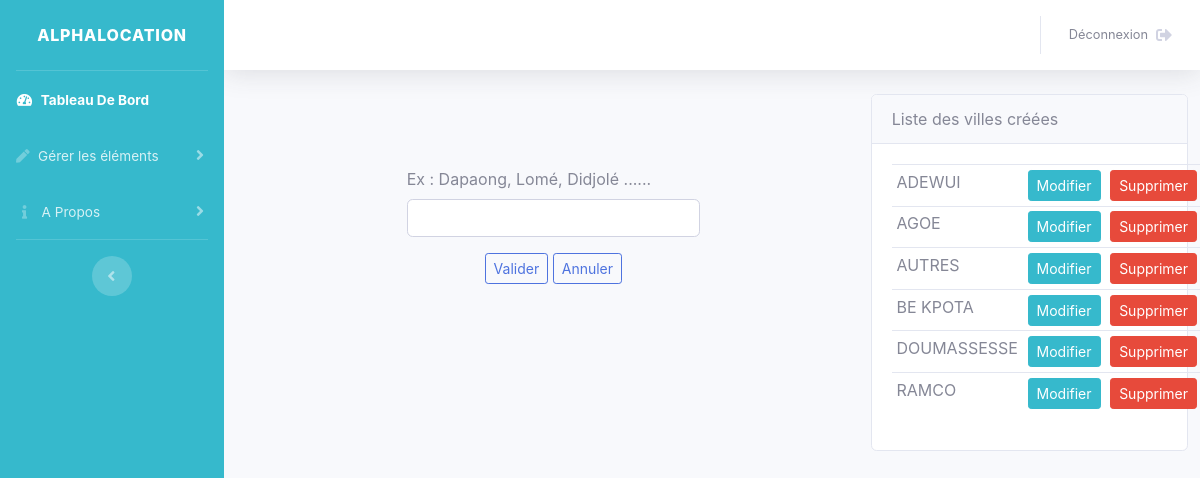
The page /private/pages/admin/creerVille.php on the database its author committed.
### tables this page shows
CREATE TABLE `ville` (
  `numVille` int(11) NOT NULL,
  `libelleVille` varchar(80) DEFAULT NULL,
  `statutVille` tinyint(1) DEFAULT '1'
);

### private/pages/admin/creerVille.php (the view, shortened to what this page needs)
<?php
  $dsn = 'mysql:dbname=alphalocation;host=localhost';
    $user = 'root';
    $pswd = '';
    try {
        $db = new PDO($dsn, $user, $pswd);
    } catch (PDOException $e) {
        die(' Erreur : '.$e -> getMessage());
    }
    $stmt = "SELECT *
             FROM ville
             WHERE statutVille = 1
             ORDER BY libelleVille;
            ";
    $req = $db -> prepare($stmt);
    $req -> execute();
?>
<!DOCTYPE html>
<html lang="en">
<head>
  <link href="vendor/fontawesome-free/css/all.min.css" rel="stylesheet" type="text/css">
  <link href="css/sb-admin-2.min.css" rel="stylesheet">
</head>
<body id="page-top">
  <div id="wrapper">
    <ul class="navbar-nav  bg-info sidebar sidebar-dark accordion" id="accordionSidebar">
      <a class="sidebar-brand d-flex align-items-center justify-content-center" href="AccueilAdmin.php">
        <div class="sidebar-brand-text mx-3">AlphaLocation</div>
      </a>
      <hr class="sidebar-divider my-0">
      <li class="nav-item active">
        <a class="nav-link" href="AccueilAdmin.php">
          <i class="fas fa-fw fa-tachometer-alt"></i>
          <span>Tableau De Bord</span></a>
      </li>
      <li class="nav-item">
        <a class="nav-link collapsed" href="#" data-toggle="collapse" data-target="#collapseTwo" aria-expanded="true" aria-controls="collapseTwo">
          <i class="fas fa-pen"></i>
          <span>Gérer les éléments</span>
        </a>
      </li>
        <li class="nav-item">
        <a class="nav-link collapsed" href="#" data-toggle="collapse" data-target="#collapsePages" aria-expanded="true" aria-controls="collapsePages">
          <i class="fas fa-fw fa-info"></i>
          <span>A Propos</span>
        </a>
      </li>
      <hr class="sidebar-divider d-none d-md-block">
      <div class="text-center d-none d-md-inline">
        <button class="rounded-circle border-0" id="sidebarToggle"></button>
      </div>
    </ul>
    <div id="content-wrapper" class="d-flex flex-column">
      <div id="content">
        <nav class="navbar navbar-expand navbar-light bg-white topbar mb-4 static-top shadow">
          <ul class="navbar-nav ml-auto">
            <li class="nav-item dropdown no-arrow">
              <a class="nav-link dropdown-toggle" href="deconnexionAdmin.php"  role="button"aria-haspopup="true" aria-expanded="false">
                <span class="mr-2 d-none d-lg-inline text-gray-600 small"> Déconnexion</span>
                <i class="fa fa-sign-out-alt"></i>
              </a>
            </li>
          </ul>
        </nav>
        <div class="container-fluid">
           <div class="row " >
            <div class="col-xl-8 col-md-6 mb-4 ">
                <div class="row justify-content-md-center">
                  <div class="col-xl-6 align-middle">
                  <form action="traitCreateVille.php" method="POST" id="formIdlibCreationVille">
                    <div class="form-group">
                      <label>Ex : Dapaong, Lomé, Didjolé ......</label>
                      <input name="libCreationVille" value="<?php if(isset($_SESSION['libVilleModif'])){ echo $_SESSION['libVilleModif'];}  unset($_SESSION['libVilleModif']);?>" class="form-control" id="idlibCreationVille" autofocus="" >
                    </div>
                    <div class="form-group text-center">
                        <input  class="btn btn-outline-primary btn-sm" type="submit" value="Valider">
                        <input  class="btn btn-outline-primary btn-sm" type="reset" value="Annuler" id="formIdlibCreationVilleReset">
                    </div>
                  </form>
                </div>
                </div>
            </div>
            <div class="col-xl-4 col-md-6 mb-4">
              <div class="row justify-content-md-center">
                 <div class="card">
              <div class="card-header">
                Liste des villes créées
              </div>
              <div class="card-body">
                 <table class="table table-sm">
                  <tbody>
                    <?php while($row = $req -> fetch()) :?>
                      <tr>
                        <td><?php echo $row['libelleVille'];?></td>
                        <td><a href="traitCreateVille.php?idUpdateVille=<?php echo$row['numVille'];?>" class="btn btn-info btn-sm" >Modifier</a></td>
                        <td><a class="btn btn-danger btn-sm" href="traitCreateVille.php?idSupprimerVille=<?php echo $row['numVille'];?>">Supprimer</a>
                        </td>
                      </tr>
                     <?php endwhile;?>
                  </tbody>
                </table>
              </div>
            </div>
              </div>
            </div>
        </div>
      </div>
    </div>
  </div>
</body>
</html>

### rows shown on the page
ville: libelleVille "ADEWUI"
ville: libelleVille "AGOE"
ville: libelleVille "AUTRES"
ville: libelleVille "BE KPOTA"
ville: libelleVille "DOUMASSESSE"
ville: libelleVille "RAMCO"
